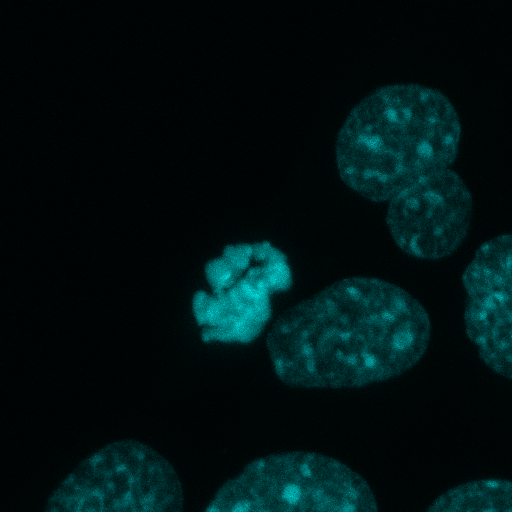
#> input picture MAX_4T1Sh2Sh3-Dapi-Lamp1-Gpc4-CD81.lif - Series031.tif, 512 x 512 px; its folder holds only this picture in this run
$ python split_tif.py
#> lines starting #> are read from the running program, lines starting #| are printed output that depends on the picture
from PIL import Image, ImageSequence


import os

files = [f for f in os.listdir(".") if os.path.isfile(f)]
for f in files:
    if ".tif" in f:
        file_name = f.replace(".tif", "")

        im = Image.open(file_name + ".tif")
#> im is the input picture: PIL image 512x512 P; mean R, G, B 0, 17.8, 17.8

        i = 0
        for _ in ImageSequence.Iterator(im):
            _.save("result/" + file_name + str(i) + ".tif")
            i = i + 1
#> this loop made 4 passes
#> pass 2, `_.save("result/" + file_name + str(i) + ".tif")`:
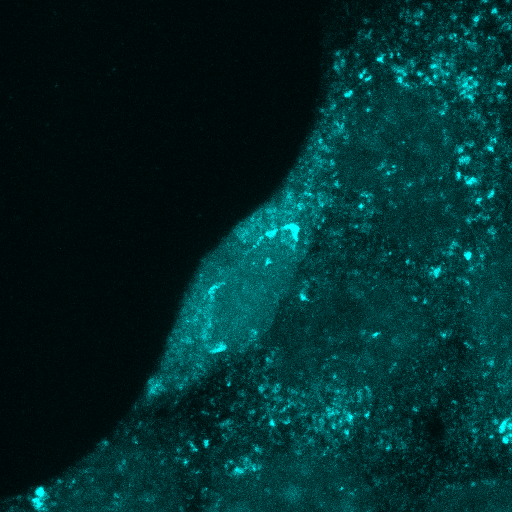
#> saved as MAX_4T1Sh2Sh3-Dapi-Lamp1-Gpc4-CD81.lif - Series0311.tif: PIL image 512x512 P; mean R, G, B 0, 43.5, 43.5
#> after the loop, i = 4
